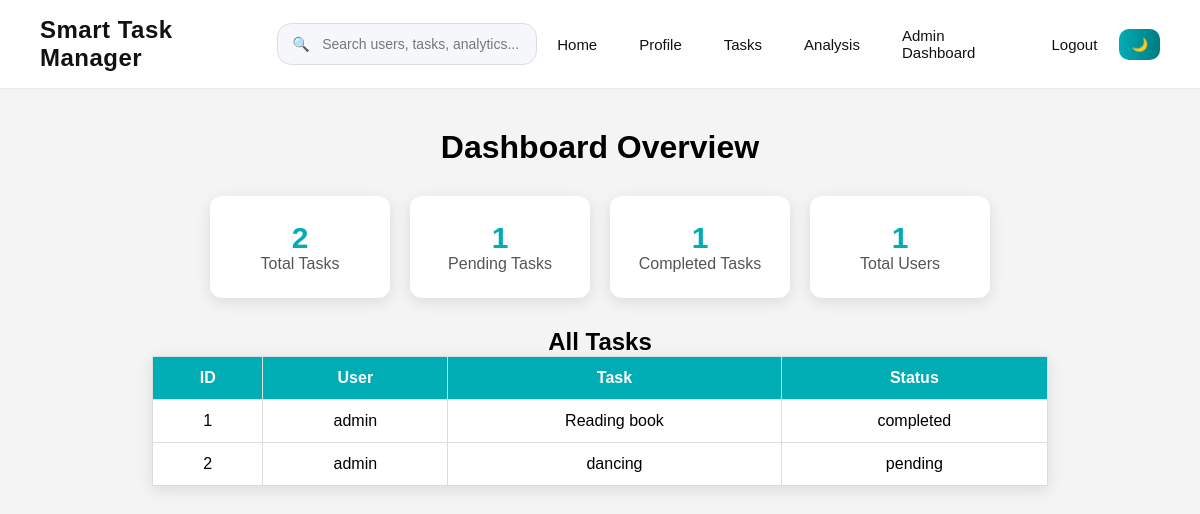
Page /admin (signed in) on the earlier database version.
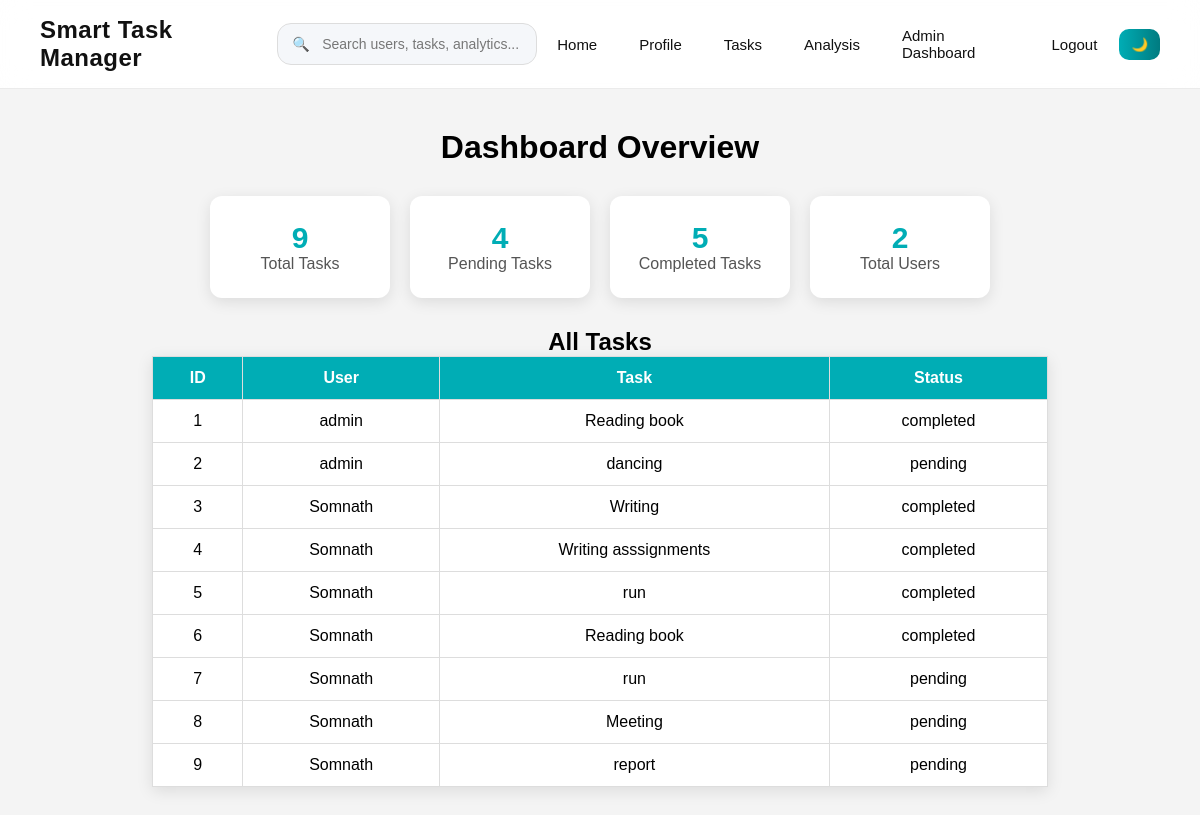
Same page on the later database version.
### tables this page shows
CREATE TABLE tasks (
        id INTEGER PRIMARY KEY AUTOINCREMENT,
        username TEXT,
        task TEXT,
        status TEXT DEFAULT 'pending',
        deadline TEXT,
        priority TEXT DEFAULT 'Medium',
        created_at TEXT,
        completed_at TEXT
    );

### app.py (the view)
@app.route('/admin')
def admin():
    if 'user' not in session:
        return redirect('/login')
    if session.get('role') != 'admin':
        return "❌ Access Denied"
    conn = sqlite3.connect("data.db")
    c = conn.cursor()
    c.execute("SELECT * FROM tasks")
    tasks = c.fetchall()
    c.execute("SELECT COUNT(*) FROM tasks")
    total_tasks = c.fetchone()[0]
    c.execute("SELECT COUNT(*) FROM tasks WHERE status='pending'")
    pending_tasks = c.fetchone()[0]
    c.execute("SELECT COUNT(*) FROM tasks WHERE status='completed'")
    completed_tasks = c.fetchone()[0]
    c.execute("SELECT COUNT(*) FROM users")
    total_users = c.fetchone()[0]
    conn.close()
    return render_template(
        'admin.html',
        tasks=tasks,
        total_tasks=total_tasks,
        pending_tasks=pending_tasks,
        completed_tasks=completed_tasks,
        total_users=total_users
    )

### templates/admin.html
{% extends "base.html" %}
{% block content %}
    <div class="admin-container">
        <h1>Dashboard Overview</h1>
        <div class="stats">
            <div class="card">
                <h2>{{ total_tasks }}</h2>
                <p>Total Tasks</p>
            </div>
            <div class="card">
                <h2>{{ pending_tasks }}</h2>
                <p>Pending Tasks</p>
            </div>
            <div class="card">
                <h2>{{ completed_tasks }}</h2>
                <p>Completed Tasks</p>
            </div>
            <div class="card">
                <h2>{{ total_users }}</h2>
                <p>Total Users</p>
            </div>
        </div>
        <h2>All Tasks</h2>
        <table>
            <tr>
                <th>ID</th>
                <th>User</th>
                <th>Task</th>
                <th>Status</th>
            </tr>
            {% for task in tasks %}
            <tr>
                <td>{{ task[0] }}</td>
                <td>{{ task[1] }}</td>
                <td>{{ task[2] }}</td>
                <td>{{ task[3] }}</td>
            </tr>
            {% endfor %}
        </table>
    </div>
{% endblock %}

Differences in the rows shown:
added tasks: id "3", username "Somnath", task "Writing", status "completed"
added tasks: id "4", username "Somnath", task "Writing asssignments", status "completed"
added tasks: id "5", username "Somnath", task "run", status "completed"
added tasks: id "6", username "Somnath", task "Reading book", status "completed"
added tasks: id "7", username "Somnath", task "run", status "pending"
added tasks: id "8", username "Somnath", task "Meeting", status "pending"
added tasks: id "9", username "Somnath", task "report", status "pending"
Other differences:
{{ total_tasks }}: "2" → "9"
{{ pending_tasks }}: "1" → "4"
{{ completed_tasks }}: "1" → "5"
{{ total_users }}: "1" → "2"
